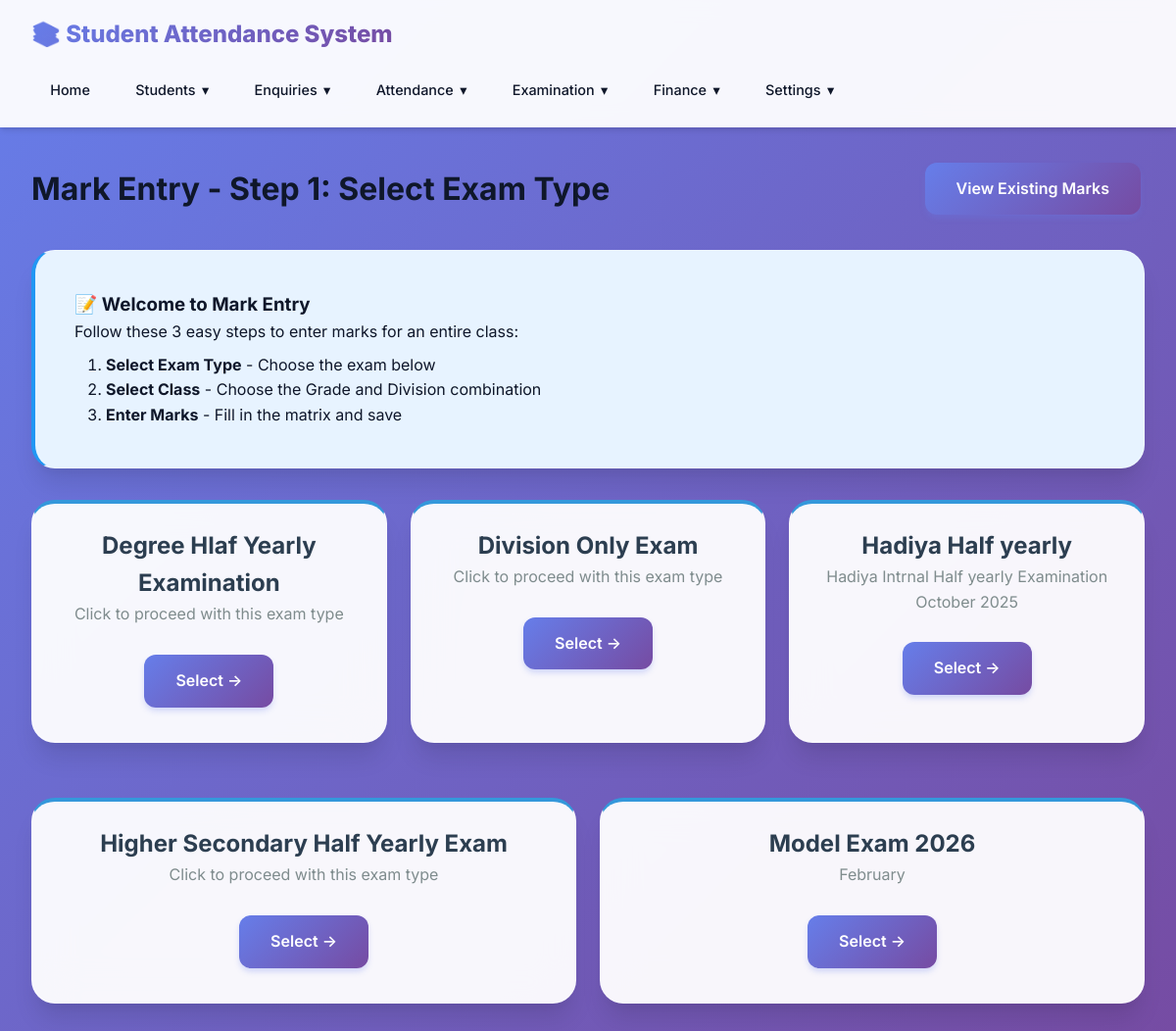
Page /marks/entry/ on the committed database.
### students/models.py (models this page shows, shortened)
class ExamType(models.Model):
    SUBJECT_TYPE_CHOICES = [
        ('all', 'All Subjects'),
        ('hadiya', 'Hadiya (Islamic)'),
        ('division', 'Division Specific'),
    ]
    name = models.CharField(max_length=100, unique=True)
    description = models.TextField(blank=True)
    subject_type = models.CharField(max_length=20, choices=SUBJECT_TYPE_CHOICES, default='all', help_text="Filter subjects shown during mark entry for this exam")
    order = models.PositiveIntegerField(default=0, help_text="Order for display")
    class Meta:
        ordering = ['order', 'name']

### students/views.py (the view)
# urls.py: path('marks/entry/', views.mark_entry_step1, name='mark_entry'),
def mark_entry_step1(request):
    exam_types = ExamType.objects.all().order_by('order', 'name')
    return render(request, 'students/mark_entry_step1.html', {'exam_types': exam_types})

### students/templates/students/mark_entry_step1.html (shortened to what this page needs)
{% extends 'students/base.html' %}
{% load students_extras %}
{% block content %}
<div class="header-container" style="display: flex; justify-content: space-between; align-items: center; margin-bottom: 2rem;">
    <h1>Mark Entry - Step 1: Select Exam Type</h1>
    <a href="{% url 'students:mark_entry_list' %}" class="btn">View Existing Marks</a>
</div>
<div class="card" style="background-color: #e7f3ff; border-left: 4px solid #2196F3; margin-bottom: 2rem;">
    <h3 style="margin-top: 0;">📝 Welcome to Mark Entry</h3>
    <p>Follow these 3 easy steps to enter marks for an entire class:</p>
    <ol style="margin-left: 2rem; margin-top: 0.5rem; margin-bottom: 0;">
        <li><strong>Select Exam Type</strong> - Choose the exam below</li>
        <li><strong>Select Class</strong> - Choose the Grade and Division combination</li>
        <li><strong>Enter Marks</strong> - Fill in the matrix and save</li>
    </ol>
</div>
<div class="row" style="display: flex; flex-wrap: wrap; gap: 1.5rem; margin-top: 1rem;">
    {% if exam_types %}
        {% for exam_type in exam_types %}
        <div class="card" style="flex: 1 1 300px; padding: 1.5rem; text-align: center; border-top: 4px solid #3498db; transition: transform 0.2s, box-shadow 0.2s; cursor: pointer;"
             onmouseover="this.style.transform='translateY(-5px)'; this.style.boxShadow='0 10px 20px rgba(0,0,0,0.1)'"
             onmouseout="this.style.transform='none'; this.style.boxShadow='0 2px 5px rgba(0,0,0,0.05)'"
             onclick="window.location.href='{% url 'students:mark_entry_step2' exam_type.id %}'">
            <h2 style="margin-top: 0; color: #2c3e50;">{{ exam_type.name }}</h2>
            {% if exam_type.description %}
            <p style="color: #7f8c8d; margin-bottom: 1.5rem;">{{ exam_type.description }}</p>
            {% else %}
            <p style="color: #7f8c8d; margin-bottom: 1.5rem;">Click to proceed with this exam type</p>
            {% endif %}
            <span class="btn btn-primary" style="display: inline-block;">Select &rarr;</span>
        </div>
        {% endfor %}
    {% endif %}
</div>
{% endblock %}

### students/templates/students/base.html (style rules this page uses)
* { margin: 0; padding: 0; box-sizing: border-box; }
:root { --primary: #6366f1; --primary-dark: #4f46e5; --primary-light: #818cf8; --secondary: #ec4899; --accent: #8b5cf6; --success: #10b981; --danger: #ef4444; --warning: #f59e0b; --dark: #0f172a; --dark-secondary: #1e293b; --light: #f8fafc; --gray: #64748b; --border: #e2e8f0; --shadow: rgba(0, 0, 0, 0.1); --gradient-1: linear-gradient(135deg, #667eea 0%, #764ba2 100%); --gradient-2: linear-gradient(135deg, #f093fb 0%, #f5576c 100%); --gradient-3: linear-gradient(135deg, #4facfe 0%, #00f2fe 100%); --gradient-4: linear-gradient(135deg, #43e97b 0%, #38f9d7 100%); }
body { font-family: 'Inter', -apple-system, BlinkMacSystemFont, 'Segoe UI', Roboto, sans-serif; background: linear-gradient(135deg, #667eea 0%, #764ba2 100%); color: var(--dark); min-height: 100vh; line-height: 1.6; }
.card { background: rgba(255, 255, 255, 0.95); backdrop-filter: blur(20px); border-radius: 24px; padding: 2.5rem; margin-bottom: 2rem; box-shadow: 0 20px 25px -5px rgba(0, 0, 0, 0.1), 0 10px 10px -5px rgba(0, 0, 0, 0.04); border: 1px solid rgba(255, 255, 255, 0.3); transition: all 0.3s cubic-bezier(0.4, 0, 0.2, 1); }
.btn { display: inline-block; padding: 0.875rem 2rem; background: var(--gradient-1); color: white; text-decoration: none; border-radius: 12px; border: none; cursor: pointer; transition: all 0.3s cubic-bezier(0.4, 0, 0.2, 1); font-size: 1rem; font-weight: 600; margin: 0.25rem; position: relative; overflow: hidden; box-shadow: 0 4px 6px -1px rgba(102, 126, 234, 0.3); }
.btn::before { content: ''; position: absolute; top: 50%; left: 50%; width: 0; height: 0; border-radius: 50%; background: rgba(255, 255, 255, 0.2); transform: translate(-50%, -50%); transition: width 0.6s, height 0.6s; }

### rows in the picture
ExamType: name "Degree Hlaf Yearly Examination", description "Click to proceed with this exam type"
ExamType: name "Division Only Exam", description "Click to proceed with this exam type"
ExamType: name "Hadiya Half yearly", description "Hadiya Intrnal Half yearly Examination October 2025"
ExamType: name "Higher Secondary Half Yearly Exam", description "Click to proceed with this exam type"
ExamType: name "Model Exam 2026", description "February"
